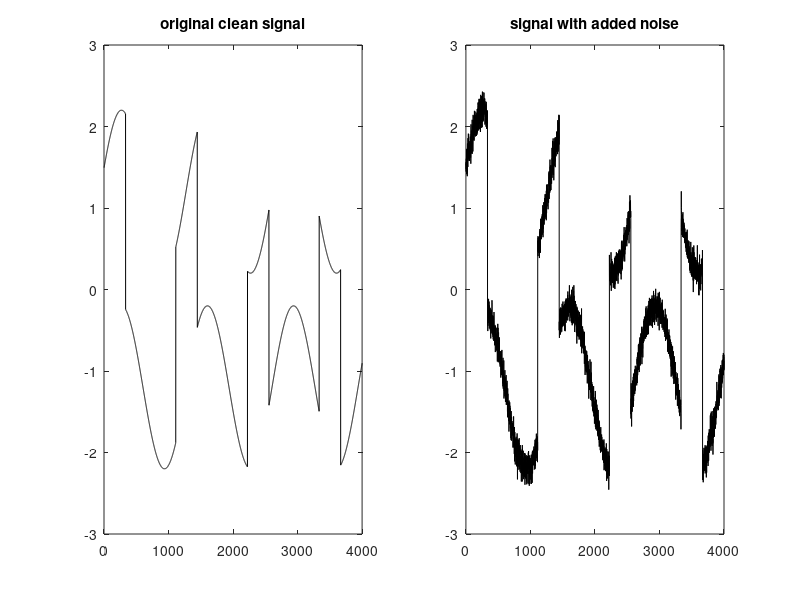
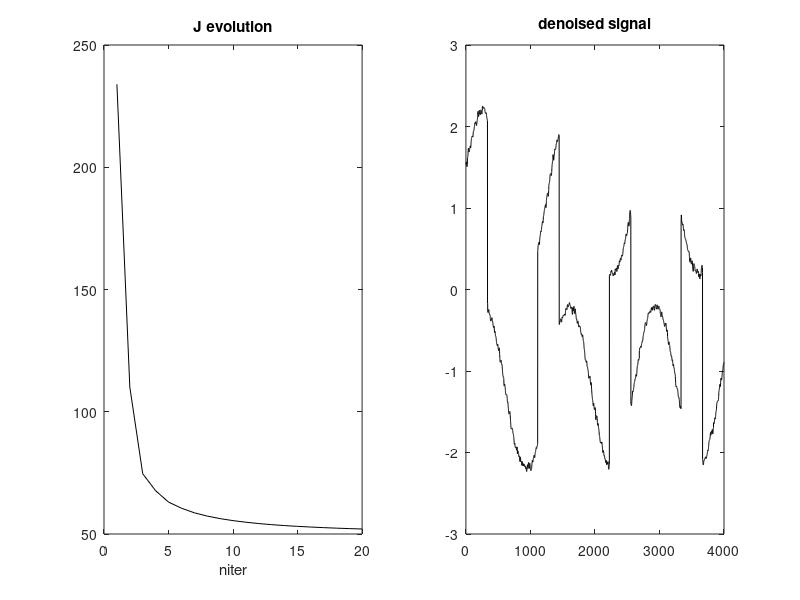

These charts were generated, in order, by the following MATLAB code:
% Example of TV denoising
clear all;

% build a test signal
t=0:0.1:400;
N=length(t);
u= sin(0.3+(0.015*pi*t));
v= 1.2*square(0.018*pi*t,30);
a=u+v; %signal with no noise

x=a+(0.1*randn(1,N)); %signal with noise

% Prepare for computations
niter=20;
z=zeros(1,N-1); 
J=zeros(1,niter);
alpha=3;
lambda=0.5; th=lambda/2;


%start the algorithm ------------------------
for nn=1:niter,
   aux=[-z(1) -diff(z) z(end)];
   y=x-aux;
   aux1=sum(abs(y-x).^2);
   aux2=sum(abs(diff(y)));
   J(nn)=aux1+(lambda*aux2);
   z=z+((1/alpha)*diff(y));
   z=max(min(z,th),-th);
end

% display ----------------------
figure(1)
subplot (1,2,1)
plot(a,'k')
axis([0 4000 -3 3]);
title('original clean signal')
subplot(1,2,2)
plot(x,'k')
axis([0 4000 -3 3]);
title('signal with added noise')

figure(2)
subplot(1,2,1)
plot(J,'k')
xlabel('niter')
title('J evolution')
subplot(1,2,2)
plot(y,'k')
axis([0 4000 -3 3]);
title('denoised signal')

 
